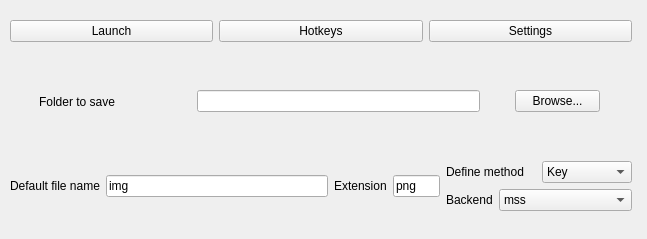
<?xml version="1.0" encoding="UTF-8"?>
<ui version="4.0">
 <class>Form</class>
 <widget class="QWidget" name="Form">
  <property name="geometry">
   <rect>
    <x>0</x>
    <y>0</y>
    <width>647</width>
    <height>239</height>
   </rect>
  </property>
  <property name="windowTitle">
   <string>Form</string>
  </property>
  <widget class="QWidget" name="verticalLayoutWidget">
   <property name="geometry">
    <rect>
     <x>10</x>
     <y>20</y>
     <width>622</width>
     <height>191</height>
    </rect>
   </property>
   <layout class="QVBoxLayout" name="verticalLayout" stretch="0,0,0">
    <item>
     <layout class="QHBoxLayout" name="horizontalLayout_4">
      <item>
       <widget class="QPushButton" name="launch_button">
        <property name="text">
         <string>Launch</string>
        </property>
       </widget>
      </item>
      <item>
       <widget class="QPushButton" name="hotkey_button">
        <property name="text">
         <string>Hotkeys</string>
        </property>
       </widget>
      </item>
      <item>
       <widget class="QPushButton" name="settings_button">
        <property name="text">
         <string>Settings</string>
        </property>
       </widget>
      </item>
     </layout>
    </item>
    <item>
     <layout class="QGridLayout" name="gridLayout">
      <item row="0" column="3">
       <widget class="QPushButton" name="browse_button">
        <property name="maximumSize">
         <size>
          <width>85</width>
          <height>16777215</height>
         </size>
        </property>
        <property name="text">
         <string>Browse...</string>
        </property>
       </widget>
      </item>
      <item row="0" column="2">
       <widget class="QLineEdit" name="path_input">
        <property name="maximumSize">
         <size>
          <width>283</width>
          <height>16777215</height>
         </size>
        </property>
       </widget>
      </item>
      <item row="0" column="1">
       <spacer name="horizontalSpacer">
        <property name="maximumSize">
         <size>
          <width>40</width>
          <height>16777215</height>
         </size>
        </property>
        <property name="orientation">
         <enum>Qt::Horizontal</enum>
        </property>
        <property name="sizeType">
         <enum>QSizePolicy::Fixed</enum>
        </property>
        <property name="sizeHint" stdset="0">
         <size>
          <width>40</width>
          <height>20</height>
         </size>
        </property>
       </spacer>
      </item>
      <item row="0" column="0">
       <widget class="QLabel" name="label">
        <property name="maximumSize">
         <size>
          <width>83</width>
          <height>16777215</height>
         </size>
        </property>
        <property name="text">
         <string>Folder to save</string>
        </property>
       </widget>
      </item>
     </layout>
    </item>
    <item>
     <layout class="QHBoxLayout" name="horizontalLayout_5" stretch="3,1,0">
      <item>
       <layout class="QHBoxLayout" name="horizontalLayout_2">
        <item>
         <widget class="QLabel" name="label_2">
          <property name="text">
           <string>Default file name</string>
          </property>
         </widget>
        </item>
        <item>
         <widget class="QLineEdit" name="filename_input">
          <property name="maximumSize">
           <size>
            <width>283</width>
            <height>16777215</height>
           </size>
          </property>
          <property name="text">
           <string>img</string>
          </property>
         </widget>
        </item>
       </layout>
      </item>
      <item>
       <layout class="QHBoxLayout" name="horizontalLayout">
        <item>
         <widget class="QLabel" name="label_3">
          <property name="text">
           <string>Extension</string>
          </property>
         </widget>
        </item>
        <item>
         <widget class="QLineEdit" name="extension_input">
          <property name="maximumSize">
           <size>
            <width>283</width>
            <height>16777215</height>
           </size>
          </property>
          <property name="text">
           <string>png</string>
          </property>
         </widget>
        </item>
       </layout>
      </item>
      <item>
       <layout class="QVBoxLayout" name="verticalLayout_7">
        <item>
         <layout class="QHBoxLayout" name="horizontalLayout_8">
          <item>
           <widget class="QLabel" name="label_7">
            <property name="text">
             <string>Define method</string>
            </property>
           </widget>
          </item>
          <item>
           <widget class="QComboBox" name="define_method_input">
            <item>
             <property name="text">
              <string>Key</string>
             </property>
            </item>
            <item>
             <property name="text">
              <string>Mouse</string>
             </property>
            </item>
           </widget>
          </item>
         </layout>
        </item>
        <item>
         <layout class="QHBoxLayout" name="horizontalLayout_3" stretch="2,2">
          <item>
           <widget class="QLabel" name="label_4">
            <property name="text">
             <string>Backend</string>
            </property>
           </widget>
          </item>
          <item>
           <widget class="QComboBox" name="backend_input">
            <item>
             <property name="text">
              <string>mss</string>
             </property>
            </item>
            <item>
             <property name="text">
              <string>pil</string>
             </property>
            </item>
            <item>
             <property name="text">
              <string>printscreen</string>
             </property>
            </item>
            <item>
             <property name="text">
              <string>scrot</string>
             </property>
            </item>
            <item>
             <property name="text">
              <string>gnome-screenshot</string>
             </property>
            </item>
           </widget>
          </item>
         </layout>
        </item>
       </layout>
      </item>
     </layout>
    </item>
   </layout>
  </widget>
 </widget>
 <resources/>
 <connections/>
</ui>
